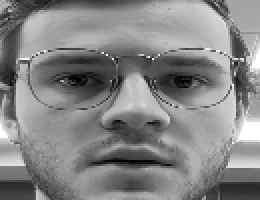
#> input picture Actividad_ModelosBenchmark/FotosPruebaHaar/Federico/1.png, 130 x 100 px (shown 2 times larger)
$ jupyter execute Benchmark.ipynb   (text cells are left out)
#> lines starting #> are read from the running program, lines starting #| are printed output that depends on the picture; after the words box and inside, x2 and y2 are one past the last pixel; in counts of white or black regions, pixels touching at a corner belong together
[cell 1]
import cv2
import sys
import numpy
import os

[cell 2]
haar_file = 'haarcascade_frontalface_default.xml'
datasets = 'FotosPruebaHaar'
sub_data = 'Federico'  # Nombre de quien se le hara la prueba

[cell 3]
path = os.path.join(datasets, sub_data)
if not os.path.isdir(path):
    os.mkdir(path)

(width, height) = (130, 100)
face_cascade = cv2.CascadeClassifier(haar_file)

[cell 4]
'''
webcam = cv2.VideoCapture(0)
count = 1
while count < 30:
    (_, im) = webcam.read()
    gray = cv2.cvtColor(im, cv2.COLOR_BGR2GRAY)
    faces = face_cascade.detectMultiScale(gray, 1.3, 4)
    for (x, y, w, h) in faces:
        cv2.rectangle(im, (x, y), (x + w, y + h), (255, 0, 0), 2)
        face = gray[y:y + h, x:x + w]
        face_resize = cv2.resize(face, (width, height))
        cv2.imwrite('% s/% s.png' % (path, count), face_resize)
    count += 1

    cv2.imshow('OpenCV', im)
    key = cv2.waitKey(10)
    if key == 27:
        break

'''

[cell 5]
# Create a list of images and a list of corresponding names
(images, labels, names, id) = ([], [], {}, 0)
for (subdirs, dirs, files) in os.walk(datasets):
    for subdir in dirs:
        names[id] = subdir
        subjectpath = os.path.join(datasets, subdir)
        for filename in os.listdir(subjectpath):
            path = subjectpath + '/' + filename
            label = id
            images.append(cv2.imread(path, 0))
            labels.append(int(label))
        id += 1
#> id = 1
(width, height) = (130, 100)

(images, labels) = [numpy.array(lis) for lis in [images, labels]]

[cell 6]
model = cv2.face.LBPHFaceRecognizer_create()
model.train(images, labels)

[cell 7]
webcam = cv2.VideoCapture(0)
while True:
    (_, im) = webcam.read()
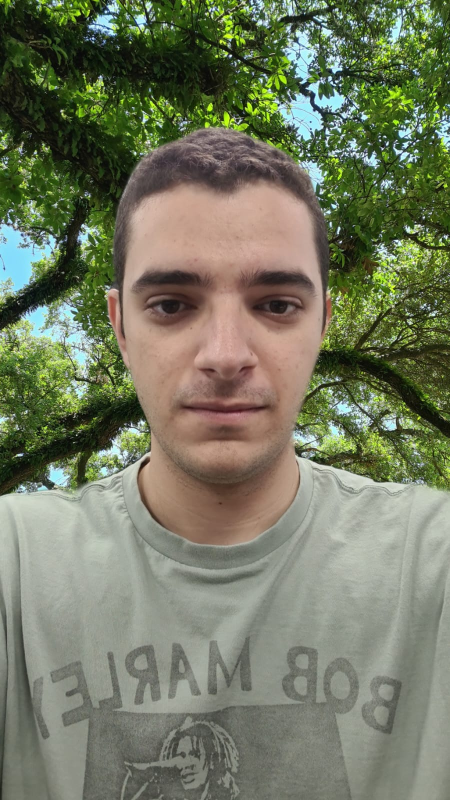
#> input picture Actividad_ModelosBenchmark/FotosPruebaFace_Recog/Elias.jpeg, 900 x 1600 px, given in place of the camera (shown at 1/2 size)
#> im is the input picture: shape (1600, 900, 3); mean B, G, R 98, 121.5, 116.5
    gray = cv2.cvtColor(im, cv2.COLOR_BGR2GRAY)
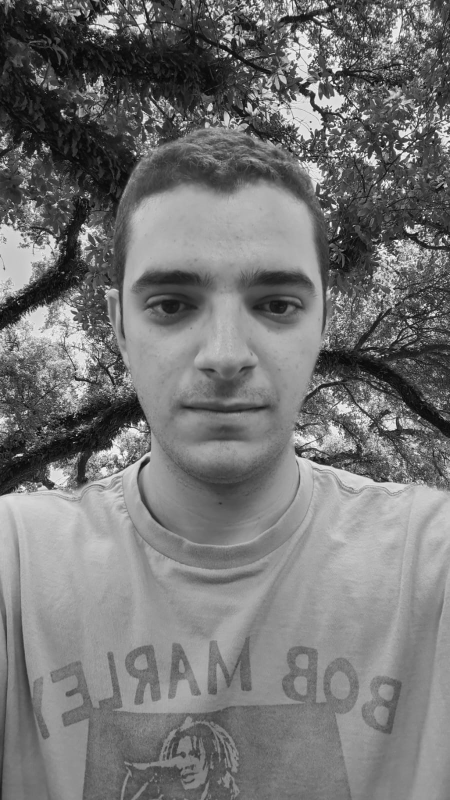
#> gray: shape (1600, 900) (shown at 1/2 size); min 1, max 254, mean 117.4
    faces = face_cascade.detectMultiScale(gray, 1.3, 5)
    for (x, y, w, h) in faces:
        cv2.rectangle(im, (x, y), (x + w, y + h), (255, 0, 0), 2)
        face = gray[y:y + h, x:x + w]
        face_resize = cv2.resize(face, (width, height))
        # Try to recognize the face
        prediction = model.predict(face_resize)
        cv2.rectangle(im, (x, y), (x + w, y + h), (0, 255, 0), 3)

        if prediction[1]<500:

           cv2.putText(im, '% s - %.0f' %
(names[prediction[0]], prediction[1]), (x-10, y-10),
cv2.FONT_HERSHEY_PLAIN, 3, (0, 255, 0))
        else:
          cv2.putText(im, 'not recognized',
(x-10, y-10), cv2.FONT_HERSHEY_PLAIN, 1, (0, 255, 0))
#> this loop made 2 passes
#> pass 1, `face = gray[y:y + h, x:x + w]`:
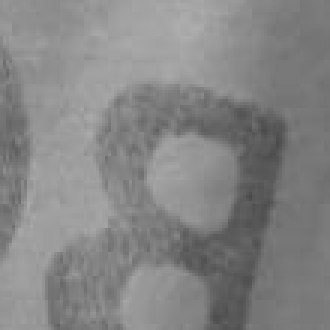
#> face: shape (110, 110) (shown 3 times larger); min 72, max 173, mean 132.8
#> pass 1, `face_resize = cv2.resize(face, (width, height))`:
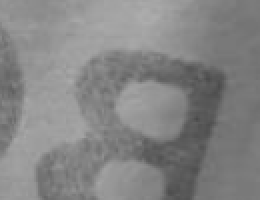
#> face_resize: shape (100, 130) (shown 2 times larger); min 73, max 172, mean 132.7
#> pass 2, `face = gray[y:y + h, x:x + w]`:
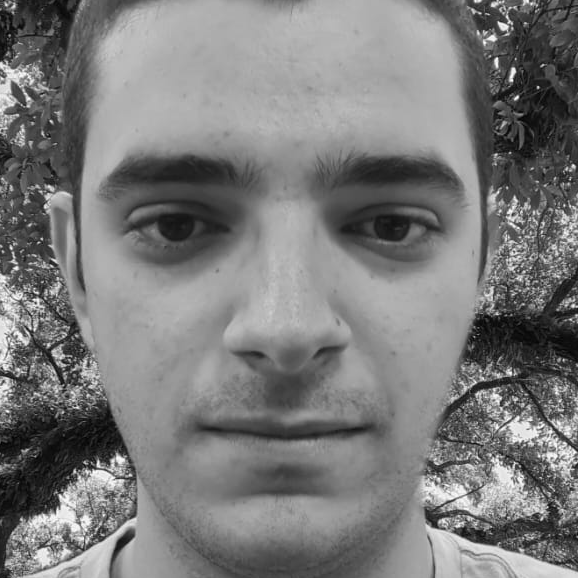
#> face: shape (578, 578); min 1, max 254, mean 122.9
#> pass 2, `face_resize = cv2.resize(face, (width, height))`:
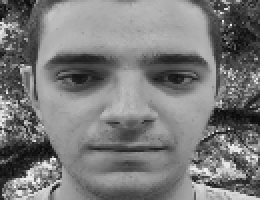
#> face_resize: shape (100, 130) (shown 2 times larger); min 8, max 246, mean 122.6
#> after the loop:
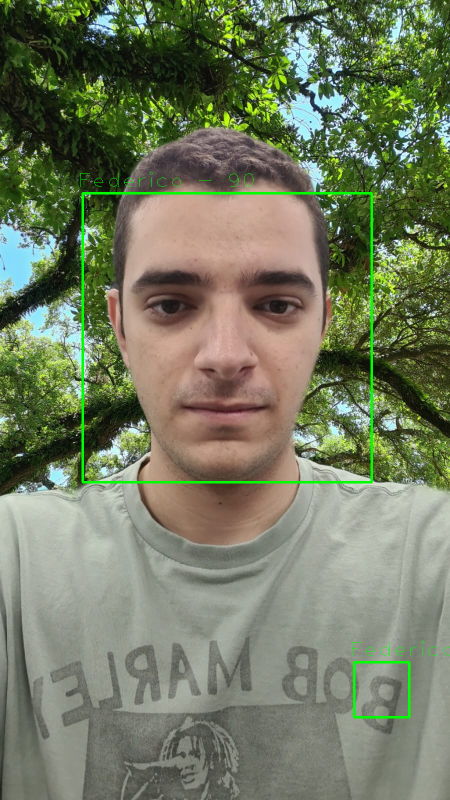
#> im: shape (1600, 900, 3) (shown at 1/2 size); 1.02% of pixels changed, all inside (x1, y1, x2, y2) = (161, 343, 900, 1437)

    cv2.imshow('OpenCV', im)

    key = cv2.waitKey(10)
#> (key Esc is pressed here)
    if key == 27:
        break
